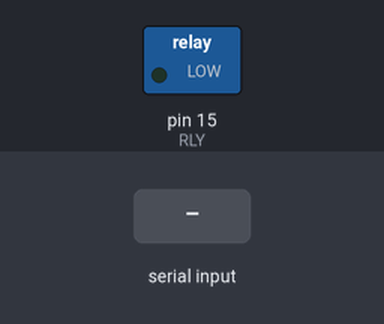
This sketch was run on a simulated Arduino Uno, built with avr-gcc and run on an emulated ATmega328P. Parts: switched loads named in the sketch (green lamp = pin HIGH). The inputs (shaded band) are chosen by the test bench.

Above: at 1.2 s.
1.3 s: "1" received over the second serial link
At 2.0 s:
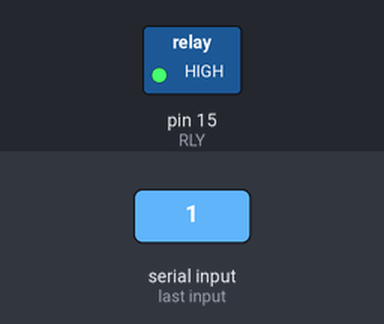
2.8 s: "2" received over the second serial link
At 3.1 s:
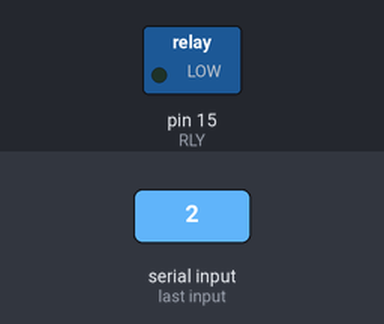
Timing chart, 0 to 5.8 s (numbered marks = the images above; inputs shaded):
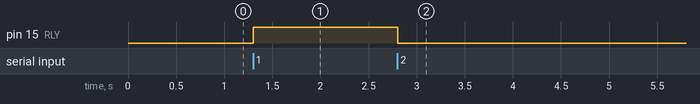

The sketch:

Relay_on_off.ino
```cpp
#include <SoftwareSerial.h>

SoftwareSerial Softserial(12,13, false, 256);
// rx = 12, tx = 13 으로 지정

int in = 0;
int RLY = 15;

void setup()
{
   Serial.begin(9600);
   Softserial.begin(9600);
   pinMode(15,OUTPUT);
}

void loop()
{
    in = Softserial.read();
    Softserial.write(in);
    if(in == '1'){
    digitalWrite(RLY, HIGH);
    }
    else if(in == '2'){
    digitalWrite(RLY, LOW);
    }
}
```

Measured:
- after the input at 1.3 s, pin 15 (RLY): LOW → HIGH at once
- after the input at 2.8 s, pin 15 (RLY): HIGH → LOW at once
